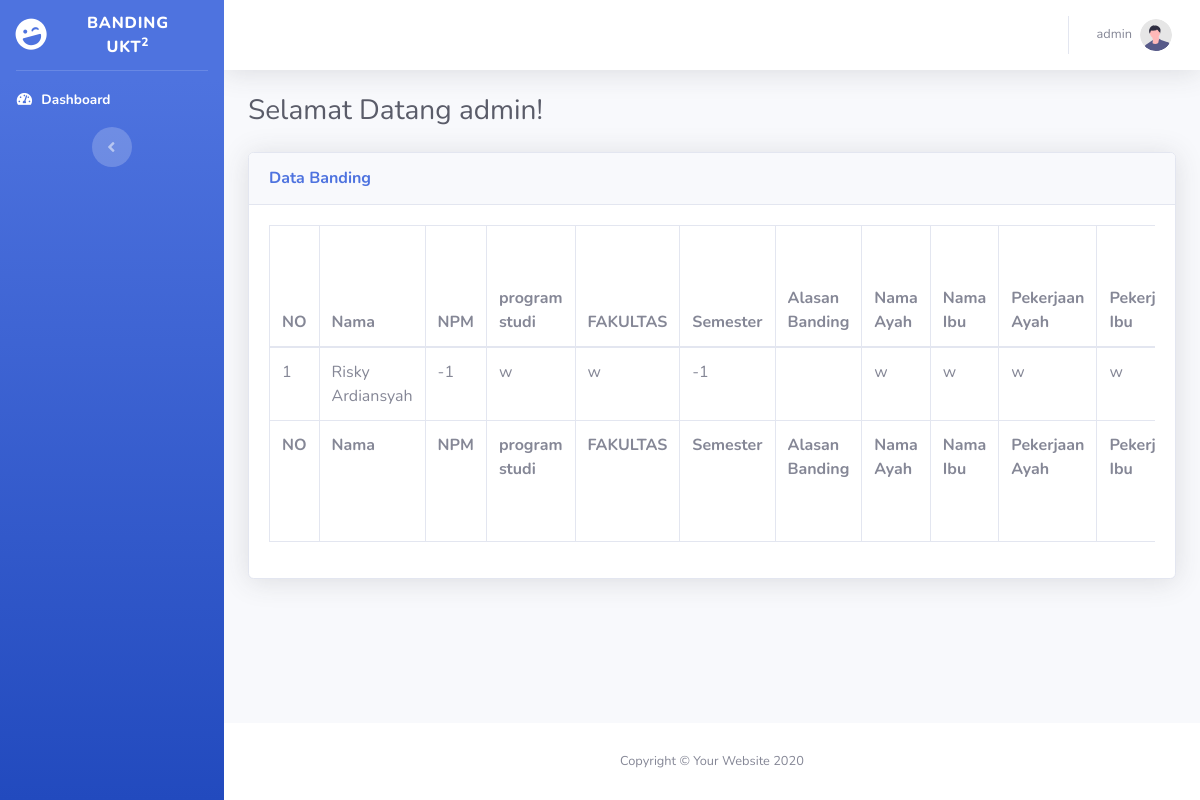
The page /admin/index.php (signed in) on the database its author committed.
### tables this page shows
CREATE TABLE `banding` (
  `id` int(11) NOT NULL,
  `nama` varchar(30) NOT NULL,
  `npm` varchar(30) NOT NULL,
  `program_studi` text NOT NULL,
  `fakultas` text NOT NULL,
  `semester` int(11) NOT NULL,
  `alasan_banding` varchar(500) NOT NULL,
  `nama_ayah` varchar(30) NOT NULL,
  `nama_ibu` varchar(30) NOT NULL,
  `pekerjaan_ayah` text NOT NULL,
  `pekerjaan_ibu` text NOT NULL,
  `penghasilan_total` varchar(50) NOT NULL,
  `status_diri` text NOT NULL,
  `jumlah_saudara` int(11) NOT NULL,
  `jumlah_pengeluaran_perbulan` varchar(50) NOT NULL,
  `tagihan_listrik_perbulan` varchar(50) NOT NULL,
  `status_tempat_tinggal` text NOT NULL,
  `jenis_aset_yang_dimiliki` varchar(100) NOT NULL,
  `bukti_terlampir` text NOT NULL,
  `verifikasi` varchar(20) NOT NULL
);

### admin/index.php (the view, shortened to what this page needs)
<?php
  include'../koneksi.php';
?>
<!DOCTYPE html>
<html lang="en">
<head>
    <link href="../assets/vendor/fontawesome-free/css/all.min.css" rel="stylesheet" type="text/css">
    <link href="../assets/css/sb-admin-2.min.css" rel="stylesheet">
		    <link href="../vendor/datatables/dataTables.bootstrap4.min.css" rel="stylesheet">
</head>
<body id="page-top">
    <div id="wrapper">
        <ul class="navbar-nav bg-gradient-primary sidebar sidebar-dark accordion" id="accordionSidebar">
            <a class="sidebar-brand d-flex align-items-center justify-content-center" href="index.html">
                <div class="sidebar-brand-icon rotate-n-15">
                    <i class="fas fa-laugh-wink"></i>
                </div>
                <div class="sidebar-brand-text mx-3">Banding UKT<sup>2</sup></div>
            </a>
            <hr class="sidebar-divider my-0">
            <li class="nav-item active">
                <a class="nav-link" href="http://localhost/banding_ukt/admin/">
                    <i class="fas fa-fw fa-tachometer-alt"></i>
                    <span>Dashboard</span></a>
            </li>
            <div class="text-center d-none d-md-inline">
                <button class="rounded-circle border-0" id="sidebarToggle"></button>
            </div>
        </ul>
        <div id="content-wrapper" class="d-flex flex-column">
            <div id="content">
                <nav class="navbar navbar-expand navbar-light bg-white topbar mb-4 static-top shadow">
                    <ul class="navbar-nav ml-auto">
                        <li class="nav-item dropdown no-arrow">
                            <a class="nav-link dropdown-toggle" href="#" id="userDropdown" role="button"
                                data-toggle="dropdown" aria-haspopup="true" aria-expanded="false">
                                <span class="mr-2 d-none d-lg-inline text-gray-600 small"><?=$_SESSION['username'] ?></span>
                                <img class="img-profile rounded-circle"
                                    src="../assets/img/undraw_profile.svg">
                            </a>
                        </li>
                    </ul>
                </nav>
                <div class="container-fluid">
	                    <div class="d-sm-flex align-items-center justify-content-between mb-4">
	                        <h1 class="h3 mb-0 text-gray-800">Selamat Datang <?=$_SESSION['username']?>!</h1>
	                    </div>
		                    <div class="card shadow mb-4">
		                        <div class="card-header py-3">
		                            <h6 class="m-0 font-weight-bold text-primary">Data Banding</h6>
		                        </div>
		                        <div class="card-body">
		                            <div class="table-responsive">
		                                <table class="table table-bordered" id="dataTable" width="100%" cellspacing="0">
		                                    <thead>
		                                        <tr>
																							<th>NO</th>
																							<th>Nama</th>
																							<th>NPM</th>
																							<th>program studi</th>
																							<th>FAKULTAS</th>
																							<th>Semester</th>
																							<th>Alasan Banding</th>
																							<th>Nama Ayah</th>
																							<th>Nama Ibu</th>
																							<th>Pekerjaan Ayah</th>
																							<th>Pekerjaan Ibu</th>
		                                        </tr>
		                                    </thead>
		                                    <tfoot>
		                                        <tr>
																							<th>NO</th>
																							<th>Nama</th>
																							<th>NPM</th>
																							<th>program studi</th>
																							<th>FAKULTAS</th>
																							<th>Semester</th>
																							<th>Alasan Banding</th>
																							<th>Nama Ayah</th>
																							<th>Nama Ibu</th>
																							<th>Pekerjaan Ayah</th>
																							<th>Pekerjaan Ibu</th>
		                                        </tr>
		                                    </tfoot>
		                                    <tbody>
																					<?php
																					$no = 1;
																					$data = mysqli_query($koneksi,"select * from banding");
																					while($d = mysqli_fetch_array($data)) {
																						?>
																						<tr>
																							<td><?php echo $no++; ?></td>
																							<td><?php echo $d['nama']; ?></td>
																							<td><?php echo $d['npm']; ?></td>
																							<td><?php echo $d['program_studi'];?></td>
																							<td><?php echo $d['fakultas']; ?></td>
																							<td><?php echo $d['semester']; ?></td>
																							<td><?php echo $d['alasan_banding'];?></td>
																							<td><?php echo $d['nama_ayah']; ?></td>
																							<td><?php echo $d['nama_ibu']; ?></td>
																							<td><?php echo $d['pekerjaan_ayah'];?></td>
																							<td><?php echo $d['pekerjaan_ibu']; ?></td>
																						</tr>
																						<?php
																					}
																					?>
		                                    </tbody>
		                                </table>
		                            </div>
		                        </div>
		                    </div>
                </div>
            </div>
            <footer class="sticky-footer bg-white">
                <div class="container my-auto">
                    <div class="copyright text-center my-auto">
                        <span>Copyright &copy; Your Website 2020</span>
                    </div>
                </div>
            </footer>
        </div>
    </div>
</body>
</html>

### rows shown on the page
banding: nama "Risky Ardiansyah", npm "-1", program_studi "w", fakultas "w", semester "-1", nama_ayah "w", nama_ibu "w", pekerjaan_ayah "w", pekerjaan_ibu "w"

### other values the page prints
$_SESSION['username'] "admin"
